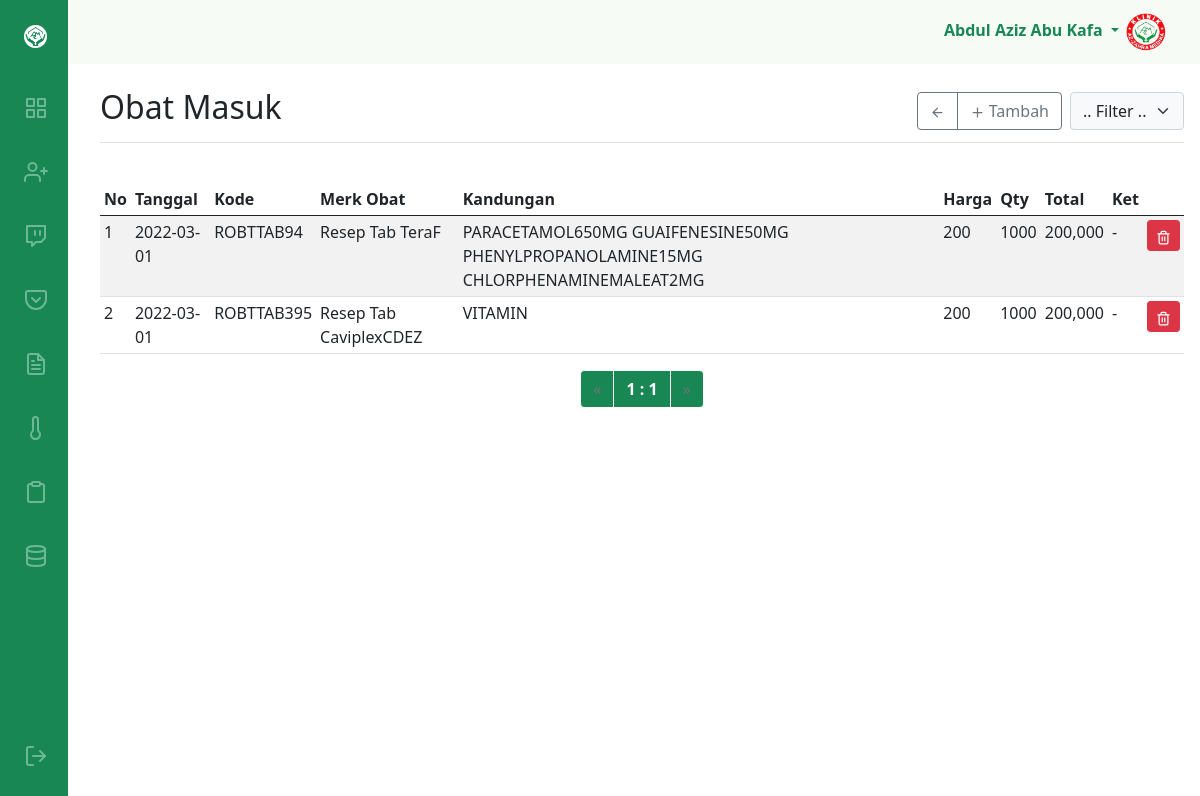
The app's page /admin/farmasi_masuk.php (signed in) with its own data.
### tables this page shows
CREATE TABLE `user` (
  `id` int(11) NOT NULL,
  `nama` text NOT NULL,
  `bagian` text NOT NULL,
  `uname` text NOT NULL,
  `pass` text NOT NULL,
  `akses` text NOT NULL,
  `ket` text NOT NULL,
  `poli` varchar(50) NOT NULL
);

CREATE TABLE `masuk` (
  `id` int(11) NOT NULL,
  `tanggal` varchar(10) DEFAULT NULL,
  `id_obat` varchar(10) DEFAULT NULL,
  `obat` varchar(100) DEFAULT NULL,
  `jenis` varchar(100) NOT NULL,
  `harga` varchar(100) DEFAULT NULL,
  `qty` varchar(100) DEFAULT NULL,
  `jumlah` varchar(100) DEFAULT NULL,
  `note` varchar(100) DEFAULT NULL,
  `user` varchar(100) DEFAULT NULL
);

### admin/functions.php (called while the page is built, shortened)
<?php
require 'config.php';
function myquery($query){
    global $conn;
    $result = mysqli_query($conn, $query);
    $rows = [];
    while($row = mysqli_fetch_assoc($result)) {
        $rows[] = $row;
    }
    return $rows;
}
$uname=$_SESSION['uname'];
$user = myquery("select * from user where uname='$uname'");
$u = $user[0];
function pagination($data, $query){
    $jumlahData = count(myquery($query));
    $jumlahHal = ceil($jumlahData / $data);
    $halAktif = ( isset($_GET['page']) ) ? $_GET['page'] : 1 ;
    $awalData = ( $data * $halAktif ) - $data;
    $pagi = [ $data, $jumlahHal, $jumlahHal, $halAktif, $awalData, $jumlahData ] ;
    return $pagi;
}
?>

### admin/farmasi_masuk.php (the view, shortened to what this page needs)
<?php
include 'sidebar_alt.php';
$n = date('Y-m-d');
?>
<main>
    <div class="d-flex justify-content-between flex-wrap flex-md-nowrap align-items-center pt-3 pb-2 mb-3 border-bottom">
        <h1 class="h2">Obat Masuk</h1>
        <?php if($u['bagian']=="Farmasi" || $u['akses']=="Superuser"){ ?>
        <div class="btn-toolbar mb-2 mb-md-0">
            <div class="input-group me-2">
                <a href="farmasi.php" type="button" class="btn btn btn-outline-secondary">
                    <span data-feather="arrow-left"  class="feather-15"></span>
                </a>
                <a data-bs-toggle="modal" data-bs-target="#inputMasuk" type="button" class="btn btn-outline-secondary">
                    <span data-feather="plus"  class="feather-15"></span>
                    Tambah
                </a>
            </div>
            <form action="" method="get">
            <select type="submit" name="tgl_awal" class="form-select bg-light" onchange="this.form.submit()">
                <option value="">.. Filter ..</option>
            </select>
            </form>
        </div>
        <?php } ?>
    </div>
  	<?php
	$query = "SELECT * FROM masuk ";
    if(isset($_GET['tgl_awal'])){
        if($_GET['tgl_awal'] <> ""){
            $a = $_GET['tgl_awal'];
            $query .= "WHERE tanggal BETWEEN '$a' AND '$n' ORDER BY tanggal DESC";
            $date = date_create($a);
            ?>
            <h5 class="mb-5" style="display: inline-block">Data Pemasukan Obat <?= date_format($date, 'j M Y') . " - " . date('j M Y') ?></h5>
        <?php }else{ ?>
        <h5 class="mb-5" style="display: inline-block"> Data Pemasukan Obat</h5>
        <?php
        }
        ?>
        <div class="btn-group float-md-end">
            <a href="farmasi_masuk_lrekap.php?tgl=<?= $a ?>" target="_blank" type="button" class="btn btn-outline-secondary">
            <span data-feather="printer"  class="feather-15"></span>
            Laporan
            </a>
        </div>
    <?php
    }else{
        $pagi = pagination(30, "select * from masuk");
        $query .= "ORDER BY tanggal DESC limit $pagi[4], $pagi[0]";
    }
    ?>
  <br>
  <div class="table-responsive">
    <table class="table table-striped table-sm">
      <thead>
        <tr>
            <th scope="col">No</th>
            <th scope="col">Tanggal</th>
            <th scope="col">Kode</th>
            <th scope="col">Merk Obat</th>
            <th scope="col">Kandungan</th>
            <th scope="col">Harga</th>
            <th scope="col">Qty</th>
            <th scope="col">Total</th>
            <th scope="col">Ket</th>
            <th scope="col"></th>
        </tr>
      </thead>
      <tbody>
        <tr>
            <?php
            $no=1;
            $masuk = myquery($query);
            foreach($masuk as $m):
            ?>
            <td><?= $no ?></td>
            <td><?= $m['tanggal'] ?></td>
            <td><?= $m['id_obat'] ?></td>
            <td><?= $m['obat'] ?></td>
            <td><?= $m['jenis'] ?></td>
            <td><?= number_format($m['harga'], 0, '.', ',') ?></td>
            <td><?= $m['qty'] ?></td>
            <td><?= number_format($m['jumlah'], 0, '.', ',') ?></td>
            <td><?= $m['note'] ?></td>
            <td align="right">
               <?php if($u['bagian']=="Farmasi" || $u['akses']=="Superuser"){ ?>
               <a onclick="if(confirm('Hapus Data dengan No : <?= $m['id']; ?> ??')){ location.href='functions.php?del_masuk=<?= $m['id']; ?>&ido=<?= $m['id_obat']; ?>&qty=<?= $m['qty']; ?>' }" class="btn btn-sm btn-danger"><span data-feather="trash-2"  class="feather-15"></span></a>
               <?php } ?>
            </td>
        </tr>
        <?php
        $no++;
        endforeach;
        ?>
      </tbody>
    </table>
  </div>
  <?php
  if(!isset($_GET['tgl_awal'])){
  ?>
  <ul class="pagination d-flex justify-content-center flex-wrap flex-md-nowrap align-items-center">
      <li class="page-item active<?php if($pagi[3]==1){ echo " disabled"; } ?>">
          <a class="page-link" style="background-color: #198754; border-color: #fff" href="?page=<?= $pagi[3] - 1; ?>" aria-label="Previous">
          <span aria-hidden="true">«</span>
          </a>
      </li>
      <li class="page-item active">
          <b class="page-link" style="background-color: #198754; border-color: #fff">
          <?= $pagi[3]; ?> : <?= $pagi[2]; ?>
          </b>
      </li>
      <li class="page-item active<?php if($pagi[3]==$pagi[2]){ echo " disabled"; } ?>">
          <a class="page-link" style="background-color: #198754; border-color: #fff" href="?page=<?= $pagi[3] + 1; ?>" aria-label="Next">
          <span aria-hidden="true">»</span>
          </a>
      </li>
  </ul>
  <?php } ?>
</main>
<link rel="stylesheet" href="../assets/css/bootstrap-select.min.css">

### admin/sidebar_alt.php (shortened to what this page needs)
<!DOCTYPE html>
<html lang="en">
<?php
    include 'config.php';
    include 'functions.php';
?>
<head>
    <link href="../assets/css/bootstrap.min.css" rel="stylesheet">
    <link href="../assets/css/bootstrap-datepicker3.min.css" rel="stylesheet">
</head>
<body id="body-pd">
    <header class="header" id="header">
        <div>
            <a class="dropdown-toggle" href="#" id="navbarDropdown" role="button" data-bs-toggle="dropdown">
                <b><?= $u['nama']; ?></b>
            </a>
            <img src="../img/logo.png" width="45px" height="40px" alt="">
        </div>
    </header>
    <br/><br/><br/>
    <div class="l-navbar" id="nav-bar">
        <nav class="nav">
            <div>
                <a href="#" class="nav__logo">
                <img src="../img/logo_white.png" alt="" height="23" width="23">
                </a>
                <div class="nav__list">
                    <a href="dashboard.php" class="nav__link <?php if($_SERVER['REQUEST_URI'] == '/sik/admin/dashboard.php'){ echo 'active'; } ?>">
                        <span data-feather="grid"></span>
                    </a>
                    <a href="pasien.php" class="nav__link <?php if($_SERVER['REQUEST_URI'] == '/sik/admin/pasien.php'){ echo 'active'; } ?>">
                        <span data-feather="user-plus"></span>
                    </a>
                    <a href="anamnesa.php" class="nav__link <?php if($_SERVER['REQUEST_URI'] == '/sik/admin/anamnesa.php'){ echo 'active'; } ?>">
                        <span data-feather="twitch"></span>
                    </a>
                    <a href="dokter.php" class="nav__link <?php if($_SERVER['REQUEST_URI'] == '/sik/admin/dokter.php'){ echo 'active'; } ?>">
                        <span data-feather="pocket"></span>
                    </a>
                    <a href="admin.php" class="nav__link <?php if($_SERVER['REQUEST_URI'] == '/sik/admin/admin.php'){ echo 'active'; } ?>">
                        <span data-feather="file-text"></span>
                    </a>
                    <a href="farmasi.php" class="nav__link <?php if($_SERVER['REQUEST_URI'] == '/sik/admin/farmasi.php'){ echo 'active'; } ?>">
                        <span data-feather="thermometer"></span>
                    </a>
                    <a href="rekam.php" class="nav__link <?php if($_SERVER['REQUEST_URI'] == '/sik/admin/rekam.php'){ echo 'active'; } ?>">
                        <span data-feather="clipboard"></span>
                    </a>
                    <a href="data.php" class="nav__link <?php if($_SERVER['REQUEST_URI'] == '/sik/admin/data.php'){ echo 'active'; } ?>">
                        <span data-feather="database"></span>
                    </a>
                </div>
            </div>
            <a href="logout.php" class="nav__link">
                <span data-feather="log-out"></span>
            </a>
        </nav>
    </div>
</body>
</html>

### admin/sidebar_alt.php (style rules this page uses)
:root { --header-height: 3rem; --nav-width: 68px; --first-color: #198754; --first-color-light: #6cb894; --white-color: #f6fbf6; --body-font: 'Nunito', sans-serif; --normal-font-size: 1rem; --z-fixed: 100; }
*,::before,::after { box-sizing: border-box; }
body { position: relative; margin: var(--header-height) 0 0 0; padding: 0 1rem; font-family: var(--body-font); font-size: var(--normal-font-size); transition: .5s; }
a { text-decoration: none; }
.header { width: 100%; height: var(--header-height); position: fixed; top: 0; left: 0; display: flex; align-items: center; justify-content: space-between; padding: 0 1rem; background-color: var(--white-color); z-index: var(--z-fixed); transition: .5s; }
.l-navbar { position: fixed; top: 0; left: -30%; width: var(--nav-width); height: 100vh; background-color: var(--first-color); padding: .5rem 1rem 0 0; transition: .5s; z-index: var(--z-fixed); }
.nav { height: 100%; display: flex; flex-direction: column; justify-content: space-between; overflow: hidden; }
.nav__logo, .nav__link { display: grid; grid-template-columns: max-content max-content; align-items: center; column-gap: 1rem; padding: .5rem 0 .5rem 1.5rem; }
.nav__logo { margin-bottom: 2rem; }
.nav__link { position: relative; color: var(--first-color-light); margin-bottom: 1.5rem; transition: .3s; }
.active { color: var(--white-color); }
.active::before { content: ''; position: absolute; left: 0; width: 2px; height: 32px; background-color: var(--white-color); }
@media screen and (min-width: 768px) { body { margin: calc(var(--header-height) + 1rem) 0 0 0; padding-left: calc(var(--nav-width) + 2rem); } }
@media screen and (min-width: 768px) { .header { height: calc(var(--header-height) + 1rem); padding: 0 2rem 0 calc(var(--nav-width) + 2rem); } }
@media screen and (min-width: 768px) { .l-navbar { left: 0; padding: 1rem 1rem 0 0; } }
a:link { text-decoration: none; }
#navbarDropdown { color: #198754; text-decoration: none; }
.feather-15 { width: 15px; height: 15px; }

### records on screen
user: nama "Abdul Aziz Abu Kafa", id "1"
masuk: tanggal "2022-03-01", id_obat "ROBTTAB94", obat "Resep Tab TeraF", jenis "PARACETAMOL650MG GUAIFENESINE50MG PHENYLPROPANOLAMINE15MG CHLORPHENAMINEMALEAT2MG", harga "200", qty "1000", jumlah "200,000", note "-"
masuk: tanggal "2022-03-01", id_obat "ROBTTAB395", obat "Resep Tab CaviplexCDEZ", jenis "VITAMIN", harga "200", qty "1000", jumlah "200,000", note "-"
